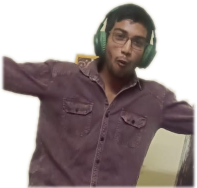
#> input picture assets/teja/teja_hero.png, 197 x 188 px
$ python test_bg.py assets/teja/teja_hero.png
#> lines starting #> are read from the running program, lines starting #| are printed output that depends on the picture; after the words box and inside, x2 and y2 are one past the last pixel; in counts of white or black regions, pixels touching at a corner belong together
import argparse
import os
import numpy as np
from PIL import Image, ImageFilter

os.makedirs("assets/teja", exist_ok=True)
parser = argparse.ArgumentParser(description="Preview background removal against a source photo.")
parser.add_argument("source", help="Path to the original character photo")
src = parser.parse_args().source
img = Image.open(src).convert("RGBA")
#> img is the input picture: PIL image 197x188 RGBA; mean R, G, B, A 135.5, 120.6, 109.7, 157.4
arr = np.array(img, dtype=float)
h, w, _ = arr.shape
#> h = 188; w = 197

r = arr[:, :, 0]
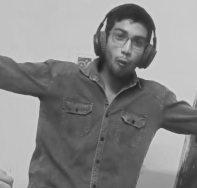
#> r: shape (188, 197) float64; min 32, max 212, mean 135.5
g = arr[:, :, 1]
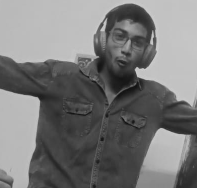
#> g: shape (188, 197) float64; min 18, max 206, mean 120.6
b = arr[:, :, 2]
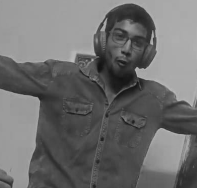
#> b: shape (188, 197) float64; min 19, max 190, mean 109.7

# Compute background characteristics from border regions
# Wall color is warm beige/cream: high R and G, lower B, high brightness
brightness = (r + g + b) / 3.0
# In beige wall, R > G > B, with R ~ 180-210, G ~ 170-205, B ~ 140-180
# Shirt is plum/purple: R > B > G, and brightness < 120
# Headphones: G > R, vibrant
# Hair: very dark, brightness < 70
# Face: skin tone, brightness 120-170, R noticeably higher than B

# Measure color distance from typical beige wall (sampled from top region)
bg_ref = np.array([196.0, 190.0, 162.0])
dist_to_wall = np.sqrt((r - bg_ref[0])**2 + (g - bg_ref[1])**2 + (b - bg_ref[2])**2)
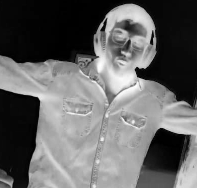
#> dist_to_wall: shape (188, 197) float64; min 1, max 275.5, mean 109.4; drawn with min black and max white

# Also check mirror on bottom right: mirror frame is dark brown/grey, reflection has light glare
# Let's inspect where the person is:
# We know the person connects continuously from center
mask = np.ones((h, w), dtype=bool)

# Initial wall detection: pixels close to beige wall
is_wall = (dist_to_wall < 40) & (brightness > 140)
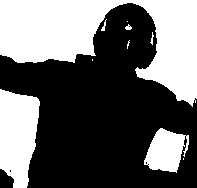
#> is_wall: shape (188, 197) bool; 40.3% white; 10 white regions (4 under 20 px), largest, box (x1, y1, x2, y2) and area: (0, 0, 197, 107) 10474, (0, 89, 40, 188) 3035, (144, 128, 189, 173) 1328, (101, 19, 107, 31) 27, (125, 24, 132, 30) 26, (150, 32, 154, 45) 22

# But keep face: face skin has (r - b) > 25 and (r - g) > 8, while wall has (r - g) < 10
# Also face center is around x in [100, 160], y in [45, 110]
y_coords, x_coords = np.ogrid[:h, :w]
#> y_coords = 188 values from 0 to 187

# Anything that is clearly wall
mask[is_wall] = False

# Also top background above head (y < 45, except where green headphone band is at y~45-55)
# Headphone headband is dark green around x in [110, 150], y in [45, 60]
mask[:40, :] = False

# Right side mirror: x > 200 and y > 100
# Notice right arm goes up to around x=220, y in [100, 180]
# But beyond the arm, mirror frame is around x > 215, y > 140
# Let's look at the mask
print("Initial foreground pixels:", np.sum(mask))

# Let's save a preview to inspect
preview = np.zeros((h, w, 4), dtype=np.uint8)
preview[:, :, :3] = arr[:, :, :3].astype(np.uint8)
preview[:, :, 3] = (mask * 255).astype(np.uint8)
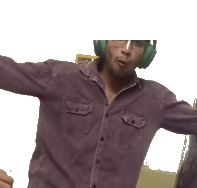
#> preview: shape (188, 197, 4); mean R, G, B, A 135.5, 120.6, 109.7, 140.6; transparent parts drawn white
Image.fromarray(preview).save("assets/teja/mask_test1.png")
print("Saved mask_test1.png")
